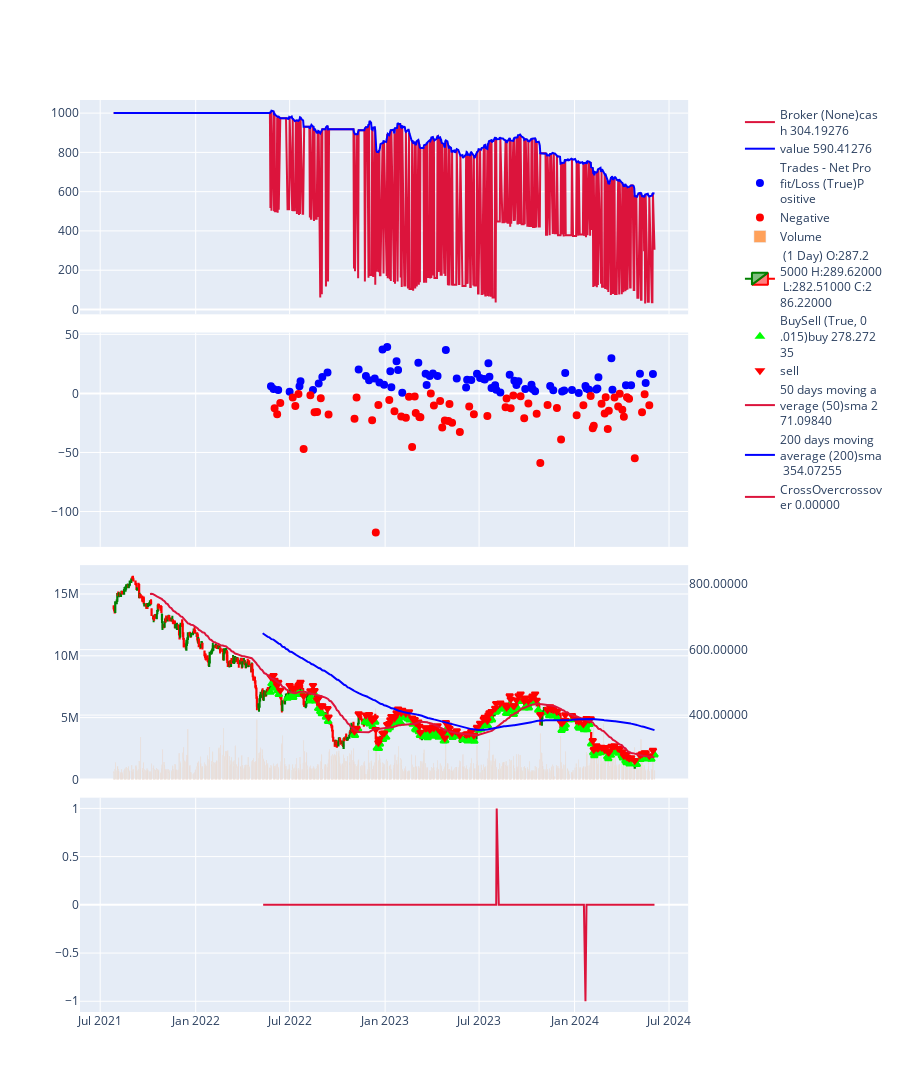

Notebook source saved alongside this figure:
### Code cell
from config.config import features_3
from functional_class.class_backtest import Backtest

#文件夾一定要有文件
backtest = Backtest(ticker="CHTR", slp=2, tpp=2, com=0.1)
backtest.run()

### Figure 1 — Plotly figure (JSON) as saved in the notebook; plotly's stock layout.template omitted (floating-point values rounded to 4 significant figures; data arrays with more than 128 entries replaced by an {"elided": "..."} marker saying what was removed)
{"data": [{"line": {"color": "crimson", "width": 2}, "name": "Broker (None)cas<br>h 304.19276", "opacity": 1, "type": "scatter", "x": {"elided": "718 str values"}, "xaxis": "x", "y": {"elided": "718 float values"}, "yaxis": "y"}, {"line": {"color": "rgb(0, 0, 255)", "width": 2}, "name": "value 590.41276", "opacity": 1, "type": "scatter", "x": {"elided": "718 str values"}, "xaxis": "x", "y": {"elided": "718 float values"}, "yaxis": "y"}, {"line": {"color": "rgb(0, 0, 255)", "width": 2}, "marker": {"line": {"color": "rgb(0, 0, 255)", "width": 2}, "symbol": "circle"}, "mode": "markers", "name": "Trades - Net Pro<br>fit/Loss (True)P<br>ositive", "opacity": 1, "type": "scatter", "x": {"elided": "718 str values"}, "xaxis": "x2", "y": {"elided": "718 float values"}, "yaxis": "y3"}, {"line": {"color": "rgb(255, 0, 0)", "width": 2}, "marker": {"line": {"color": "rgb(255, 0, 0)", "width": 2}, "symbol": "circle"}, "mode": "markers", "name": "Negative", "opacity": 1, "type": "scatter", "x": {"elided": "718 str values"}, "xaxis": "x2", "y": {"elided": "718 float values"}, "yaxis": "y3"}, {"name": "Volume", "type": "bar", "x": {"elided": "718 str values"}, "xaxis": "x3", "y": {"elided": "718 int values"}, "yaxis": "y5"}, {"close": {"elided": "718 float values"}, "decreasing": {"line": {"color": "red"}}, "high": {"elided": "718 float values"}, "increasing": {"line": {"color": "green"}}, "low": {"elided": "718 float values"}, "name": " (1 Day) O:287.2<br>5000 H:289.62000<br> L:282.51000 C:2<br>86.22000", "open": {"elided": "718 float values"}, "type": "candlestick", "x": {"elided": "718 str values"}, "xaxis": "x3", "yaxis": "y6"}, {"line": {"color": "lime", "width": 2}, "marker": {"line": {"color": "lime", "width": 2}, "symbol": "triangle-up"}, "mode": "markers", "name": "BuySell (True, 0<br>.015)buy 278.272<br>35", "opacity": 1, "type": "scatter", "x": {"elided": "718 str values"}, "xaxis": "x3", "y": {"elided": "718 float values"}, "yaxis": "y6"}, {"line": {"color": "rgb(255, 0, 0)", "width": 2}, "marker": {"line": {"color": "rgb(255, 0, 0)", "width": 2}, "symbol": "triangle-down"}, "mode": "markers", "name": "sell", "opacity": 1, "type": "scatter", "x": {"elided": "718 str values"}, "xaxis": "x3", "y": {"elided": "718 float values"}, "yaxis": "y6"}, {"line": {"color": "crimson", "width": 2}, "name": "50 days moving a<br>verage (50)sma 2<br>71.09840", "opacity": 1, "type": "scatter", "x": {"elided": "718 str values"}, "xaxis": "x3", "y": {"elided": "718 float values"}, "yaxis": "y6"}, {"line": {"color": "rgb(0, 0, 255)", "width": 2}, "name": "200 days moving <br>average (200)sma<br> 354.07255", "opacity": 1, "type": "scatter", "x": {"elided": "718 str values"}, "xaxis": "x3", "y": {"elided": "718 float values"}, "yaxis": "y6"}, {"line": {"color": "crimson", "width": 2}, "name": "CrossOvercrossov<br>er 0.00000", "opacity": 1, "type": "scatter", "x": {"elided": "718 str values"}, "xaxis": "x4", "y": {"elided": "718 int values"}, "yaxis": "y7"}], "layout": {"height": 1280, "hovermode": "x unified", "xaxis": {"anchor": "y", "domain": [0, 0.94], "matches": "x4", "showticklabels": false}, "xaxis2": {"anchor": "y3", "domain": [0, 0.94], "matches": "x4", "showticklabels": false}, "xaxis3": {"anchor": "y5", "domain": [0, 0.94], "matches": "x4", "rangeslider": {"visible": false}, "showticklabels": false}, "xaxis4": {"anchor": "y7", "domain": [0, 0.94]}, "yaxis": {"anchor": "x", "domain": [0.765, 1.0]}, "yaxis2": {"anchor": "x", "overlaying": "y", "side": "right"}, "yaxis3": {"anchor": "x2", "domain": [0.51, 0.745]}, "yaxis4": {"anchor": "x2", "overlaying": "y3", "side": "right"}, "yaxis5": {"anchor": "x3", "domain": [0.255, 0.49], "range": [0, 17330000.0]}, "yaxis6": {"anchor": "x3", "overlaying": "y5", "side": "right", "tickformat": ".5f"}, "yaxis7": {"anchor": "x4", "domain": [0, 0.235]}, "yaxis8": {"anchor": "x4", "overlaying": "y7", "side": "right"}}}
